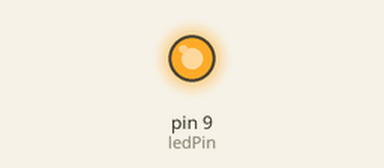
This sketch was run on a simulated Arduino Uno, built with avr-gcc and run on an emulated ATmega328P. Parts: output pins drawn as LEDs (lit = HIGH).

Above: at 0.1 s.
Timing chart, 0 to 1.6 s (numbered marks = the images above):
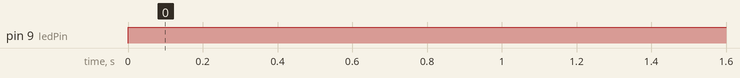

Measured:
- by itself, pin 9 (ledPin): LOW → HIGH at 0.00 s

The sketch:

06_practice.ino
```cpp
int ledPin = 9;     // LED는 디지털 핀 9번에 연결
int val = 255;        // 읽은 값을 저장할 변수

void setup() {
  pinMode(ledPin, OUTPUT);  // 핀을 출력으로 설정
}

void loop() {
  analogWrite(ledPin, val); // analogRead 값은 0부터 1023까지, analogWrite 값은 0 부터 255까지
}
```
